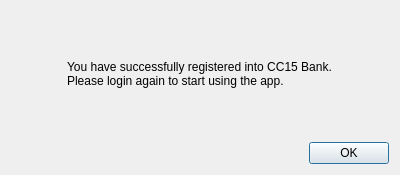
<?xml version="1.0" encoding="UTF-8"?>
<ui version="4.0">
 <class>Dialog</class>
 <widget class="QDialog" name="Dialog">
  <property name="geometry">
   <rect>
    <x>0</x>
    <y>0</y>
    <width>400</width>
    <height>175</height>
   </rect>
  </property>
  <property name="windowTitle">
   <string>Dialog</string>
  </property>
  <layout class="QVBoxLayout" name="verticalLayout">
   <item alignment="Qt::AlignHCenter">
    <widget class="QLabel" name="label">
     <property name="text">
      <string>You have successfully registered into CC15 Bank.
Please login again to start using the app.</string>
     </property>
    </widget>
   </item>
   <item>
    <widget class="QDialogButtonBox" name="buttonBox">
     <property name="orientation">
      <enum>Qt::Horizontal</enum>
     </property>
     <property name="standardButtons">
      <set>QDialogButtonBox::Ok</set>
     </property>
    </widget>
   </item>
  </layout>
 </widget>
 <resources/>
 <connections>
  <connection>
   <sender>buttonBox</sender>
   <signal>accepted()</signal>
   <receiver>Dialog</receiver>
   <slot>accept()</slot>
   <hints>
    <hint type="sourcelabel">
     <x>248</x>
     <y>254</y>
    </hint>
    <hint type="destinationlabel">
     <x>157</x>
     <y>274</y>
    </hint>
   </hints>
  </connection>
  <connection>
   <sender>buttonBox</sender>
   <signal>rejected()</signal>
   <receiver>Dialog</receiver>
   <slot>reject()</slot>
   <hints>
    <hint type="sourcelabel">
     <x>316</x>
     <y>260</y>
    </hint>
    <hint type="destinationlabel">
     <x>286</x>
     <y>274</y>
    </hint>
   </hints>
  </connection>
 </connections>
</ui>
